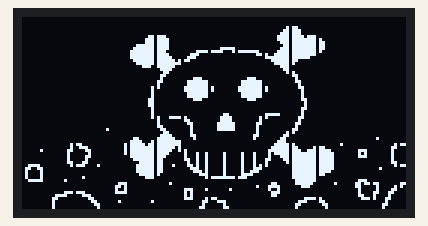
Simulated run of this sketch. Board: Arduino Uno, built with avr-gcc and run on an emulated ATmega328P. On the bench: 128×64 one-colour display.

Above: at 0.27 s.
At 1.04 s:
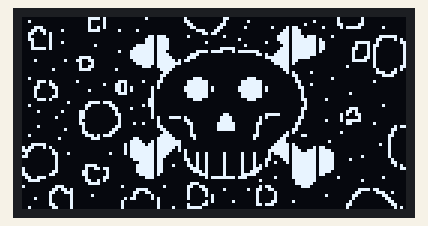
At 1.43 s:
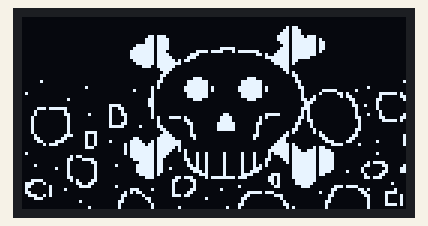

The sketch:

poison.ino
```cpp
/*
Basic Setup 1 - runs faster, but uses more memory
*/

#include <Arduino.h>
#include <U8g2lib.h>

#ifdef U8X8_HAVE_HW_SPI
#include <SPI.h>
#endif
#ifdef U8X8_HAVE_HW_I2C
#include <Wire.h>
#endif

/*
  U8glib Example Overview:
    Frame Buffer Examples: clearBuffer/sendBuffer. Fast, but may not work with all Arduino boards because of RAM consumption
    Page Buffer Examples: firstPage/nextPage. Less RAM usage, should work with all Arduino boards.
    U8x8 Text Only Example: No RAM usage, direct communication with display controller. No graphics, 8x8 Text only.

*/

U8G2_SH1106_128X64_NONAME_F_HW_I2C u8g2(U8G2_R0, /* reset=*/ U8X8_PIN_NONE);

// BITMAP FOR POISON FRAME 1
#define poisonOne_width 128
#define poisonOne_height 64
static const unsigned char poisonOne_bits[] PROGMEM = {
  0x00, 0x00, 0x00, 0x00, 0x00, 0x00, 0x00, 0x00, 0x00, 0x00, 0x00, 0x00,
  0x00, 0x00, 0x00, 0x00, 0x00, 0x00, 0x00, 0x00, 0x00, 0x00, 0x00, 0x00,
  0x00, 0x00, 0x00, 0x00, 0x00, 0x00, 0x00, 0x00, 0x00, 0x00, 0x00, 0x00,
  0x00, 0x00, 0x00, 0x00, 0x00, 0x00, 0x00, 0x00, 0x00, 0x00, 0x00, 0x00,
  0x00, 0x00, 0x00, 0x00, 0x00, 0x00, 0x00, 0x00, 0x00, 0x00, 0x00, 0x0D,
  0x00, 0x00, 0x00, 0x00, 0x00, 0x00, 0x00, 0x00, 0x00, 0x00, 0x00, 0x00,
  0x00, 0x00, 0x80, 0x1D, 0x00, 0x00, 0x00, 0x00, 0x00, 0x00, 0x00, 0x00,
  0x00, 0x00, 0x00, 0x00, 0x00, 0x00, 0xC0, 0x1D, 0x00, 0x00, 0x00, 0x00,
  0x00, 0x00, 0x00, 0x00, 0x00, 0xEC, 0x00, 0x00, 0x00, 0x00, 0xE0, 0xBD,
  0x03, 0x00, 0x00, 0x00, 0x00, 0x00, 0x00, 0x00, 0x00, 0xEE, 0x01, 0x00,
  0x00, 0x00, 0xE0, 0xFD, 0x0B, 0x00, 0x00, 0x00, 0x00, 0x00, 0x00, 0x00,
  0x00, 0xEE, 0x01, 0x00, 0x00, 0x00, 0xC0, 0xFD, 0x1B, 0x00, 0x00, 0x00,
  0x00, 0x00, 0x00, 0x00, 0xC0, 0xEF, 0x01, 0x00, 0x00, 0x00, 0x80, 0xFD,
  0x1B, 0x00, 0x00, 0x00, 0x00, 0x00, 0x00, 0x00, 0xE0, 0xEF, 0x01, 0x00,
  0x7C, 0x00, 0xC0, 0xFD, 0x1B, 0x00, 0x00, 0x00, 0x00, 0x00, 0x00, 0x00,
  0xF0, 0xEF, 0x00, 0xBC, 0x47, 0x7F, 0xE0, 0xFD, 0x0B, 0x00, 0x00, 0x00,
  0x00, 0x00, 0x00, 0x00, 0xF0, 0xEF, 0x01, 0x07, 0x00, 0xC0, 0xF2, 0xFD,
  0x03, 0x00, 0x00, 0x00, 0x00, 0x00, 0x00, 0x00, 0xF0, 0xEF, 0x83, 0x03,
  0x00, 0x00, 0xFE, 0xFD, 0x00, 0x00, 0x00, 0x00, 0x00, 0x00, 0x00, 0x00,
  0xE0, 0xEF, 0xD7, 0x00, 0x00, 0x00, 0xF8, 0x0D, 0x00, 0x00, 0x00, 0x00,
  0x00, 0x00, 0x00, 0x00, 0xC0, 0xEF, 0x1F, 0x00, 0x00, 0x00, 0xF0, 0x05,
  0x00, 0x00, 0x00, 0x00, 0x00, 0x00, 0x00, 0x00, 0x00, 0xE7, 0x07, 0x00,
  0x00, 0x00, 0xC0, 0x01, 0x00, 0x00, 0x00, 0x00, 0x00, 0x00, 0x00, 0x00,
  0x00, 0xC0, 0x03, 0x00, 0x00, 0x00, 0x80, 0x01, 0x00, 0x00, 0x00, 0x00,
  0x00, 0x00, 0x00, 0x00, 0x00, 0x80, 0x01, 0x00, 0x00, 0x00, 0x00, 0x05,
  0x00, 0x00, 0x00, 0x00, 0x00, 0x00, 0x00, 0x00, 0x00, 0xC0, 0x00, 0x00,
  0x00, 0x00, 0x00, 0x0C, 0x00, 0x00, 0x00, 0x00, 0x00, 0x00, 0x00, 0x00,
  0x00, 0x40, 0x00, 0x0E, 0x00, 0x38, 0x00, 0x08, 0x00, 0x00, 0x00, 0x00,
  0x00, 0x00, 0x00, 0x00, 0x00, 0x60, 0x80, 0x3F, 0x00, 0xFE, 0x00, 0x18,
  0x00, 0x00, 0x00, 0x00, 0x00, 0x00, 0x00, 0x00, 0x00, 0x20, 0x80, 0x3F,
  0x00, 0xFE, 0x00, 0x10, 0x00, 0x00, 0x00, 0x00, 0x00, 0x00, 0x00, 0x00,
  0x00, 0x28, 0xC0, 0xBF, 0x00, 0xFF, 0x02, 0x30, 0x00, 0x00, 0x00, 0x00,
  0x00, 0x00, 0x00, 0x00, 0x00, 0x08, 0xC0, 0xBF, 0x00, 0xFF, 0x02, 0x20,
  0x00, 0x00, 0x00, 0x00, 0x00, 0x00, 0x00, 0x00, 0x00, 0x08, 0x80, 0x3F,
  0x00, 0xFE, 0x00, 0x20, 0x00, 0x00, 0x00, 0x00, 0x00, 0x00, 0x00, 0x00,
  0x00, 0x08, 0x80, 0x3F, 0x00, 0xFE, 0x00, 0x20, 0x00, 0x00, 0x00, 0x00,
  0x00, 0x00, 0x00, 0x00, 0x00, 0x0C, 0x00, 0x0E, 0x00, 0x38, 0x00, 0x60,
  0x00, 0x00, 0x00, 0x00, 0x00, 0x00, 0x00, 0x00, 0x00, 0x0C, 0x00, 0x00,
  0x00, 0x00, 0x00, 0x40, 0x00, 0x00, 0x00, 0x00, 0x00, 0x00, 0x00, 0x00,
  0x00, 0x0C, 0x00, 0x00, 0x00, 0x00, 0x00, 0x40, 0x00, 0x00, 0x00, 0x00,
  0x00, 0x00, 0x00, 0x00, 0x00, 0x08, 0x00, 0x00, 0x00, 0x00, 0x00, 0x60,
  0x00, 0x00, 0x00, 0x00, 0x00, 0x00, 0x00, 0x00, 0x00, 0x08, 0x00, 0x00,
  0x00, 0x00, 0x00, 0x20, 0x00, 0x00, 0x00, 0x00, 0x00, 0x00, 0x00, 0x00,
  0x00, 0x08, 0x00, 0x00, 0x18, 0x00, 0x3E, 0x20, 0x00, 0x00, 0x00, 0x00,
  0x00, 0x00, 0x00, 0x00, 0x00, 0x28, 0x5E, 0x00, 0x3C, 0x80, 0x02, 0x30,
  0x00, 0x00, 0x00, 0x00, 0x00, 0x00, 0x00, 0x00, 0x00, 0x20, 0xC0, 0x00,
  0x3C, 0x80, 0x00, 0x10, 0x00, 0x00, 0x00, 0x00, 0x00, 0x00, 0x00, 0x00,
  0x00, 0x20, 0x80, 0x01, 0x7E, 0xC0, 0x00, 0x18, 0x00, 0x00, 0x00, 0x00,
  0x00, 0x00, 0x00, 0x00, 0x00, 0x60, 0x00, 0x01, 0x7E, 0x40, 0x00, 0x08,
  0x00, 0x00, 0x00, 0x00, 0x00, 0x00, 0x00, 0x10, 0x00, 0xC0, 0x00, 0x01,
  0x7E, 0x40, 0x00, 0x0C, 0x00, 0x00, 0x00, 0x00, 0x00, 0x00, 0x00, 0x00,
  0x00, 0x80, 0x01, 0x01, 0x00, 0x40, 0x00, 0x05, 0x00, 0x00, 0x00, 0x00,
  0x00, 0x00, 0x00, 0x00, 0x00, 0xC0, 0x03, 0x03, 0x00, 0x60, 0x80, 0x01,
  0x00, 0x00, 0x00, 0x00, 0x00, 0x00, 0x00, 0x00, 0x60, 0xE0, 0x07, 0x02,
  0x00, 0x20, 0xC0, 0x00, 0x00, 0x00, 0x40, 0x00, 0x00, 0x00, 0x00, 0x00,
  0xF0, 0xE8, 0x1F, 0x00, 0x00, 0x00, 0xE0, 0x00, 0x00, 0x00, 0x00, 0x00,
  0x00, 0x00, 0x0D, 0x00, 0xF4, 0xED, 0x1F, 0x00, 0x00, 0x00, 0xF0, 0x05,
  0x00, 0x04, 0x00, 0xD0, 0x00, 0x00, 0x39, 0x00, 0xF4, 0xEF, 0x17, 0x00,
  0x00, 0x00, 0xF8, 0x0D, 0x1A, 0x00, 0x00, 0x18, 0x40, 0x80, 0x61, 0x00,
  0xF4, 0xEF, 0x53, 0x00, 0x00, 0x00, 0xFC, 0x9D, 0x7B, 0x00, 0x07, 0x08,
  0x00, 0x80, 0x40, 0x00, 0xF4, 0xEF, 0x41, 0x24, 0x08, 0x22, 0xF4, 0xFD,
  0xFB, 0x00, 0x05, 0x08, 0x00, 0x80, 0x60, 0x00, 0xF0, 0xEF, 0x40, 0x24,
  0x08, 0x22, 0xC4, 0xFD, 0xFB, 0x00, 0x07, 0x08, 0x00, 0x80, 0x20, 0x00,
  0xE0, 0x6F, 0xC0, 0x24, 0x08, 0x22, 0x86, 0xFD, 0xFB, 0x00, 0x00, 0x08,
  0x00, 0x80, 0x31, 0x00, 0x80, 0x6F, 0x80, 0x24, 0x08, 0x22, 0x02, 0xFD,
  0xFB, 0x00, 0x00, 0x18, 0x3C, 0x00, 0x1D, 0x02, 0xC0, 0x6F, 0x84, 0x25,
  0x08, 0xA2, 0x02, 0xFC, 0xFB, 0x00, 0x00, 0xD0, 0x66, 0x00, 0x00, 0x00,
  0xC0, 0x6F, 0x00, 0x27, 0x08, 0xE2, 0x00, 0xFC, 0xFB, 0x00, 0x80, 0x00,
  0x42, 0x00, 0x00, 0x00, 0xC0, 0x6F, 0x00, 0x2E, 0x08, 0x72, 0x00, 0xFC,
  0x7B, 0x00, 0x00, 0x00, 0x42, 0x00, 0x00, 0x00, 0x80, 0x2F, 0x00, 0x38,
  0x08, 0x1E, 0x00, 0xFC, 0x1B, 0x00, 0x00, 0x00, 0x42, 0x00, 0x10, 0x00,
  0x00, 0x0E, 0x00, 0xA0, 0x7F, 0x07, 0x00, 0xFC, 0x03, 0x00, 0x00, 0x00,
  0x7C, 0x40, 0x00, 0x00, 0x00, 0x00, 0x00, 0x00, 0x00, 0x00, 0x00, 0xF8,
  0x03, 0x00, 0x07, 0x00, 0x00, 0x00, 0x00, 0x00, 0x07, 0x00, 0x02, 0x00,
  0x00, 0x00, 0x18, 0xF8, 0x01, 0x81, 0x6D, 0xC0, 0x00, 0x00, 0x00, 0x80,
  0x05, 0x00, 0x00, 0x00, 0x00, 0x40, 0x3C, 0xE0, 0x00, 0x80, 0x41, 0x50,
  0x00, 0x00, 0x00, 0x80, 0x04, 0x00, 0xC0, 0x21, 0x20, 0x00, 0x24, 0x00,
  0x00, 0x00, 0x41, 0x18, 0x00, 0xC0, 0x1D, 0x80, 0x07, 0x00, 0x40, 0x01,
  0x00, 0x00, 0x38, 0x00, 0x00, 0x00, 0x61, 0x0C, 0x00, 0x78, 0x70, 0x00,
  0x00, 0x00, 0x40, 0x01, 0x00, 0x00, 0x18, 0x00, 0x00, 0x00, 0x23, 0x04,
  0x00, 0x0C, 0xC0, 0x00, 0x00, 0x00, 0xC0, 0xA1, 0x01, 0x00, 0x00, 0xC0,
  0x0B, 0x00, 0x2E, 0x06, 0x00, 0x04, 0x80, 0x01, 0x01, 0x08, 0x00, 0x30,
  0x0E, 0x00, 0x00, 0x70, 0x18, 0x00, 0x00, 0x02, 0x00, 0x04, 0x00, 0x03,
  0x00, 0x00, 0x00, 0x10, 0x08, 0x00, 0x00, 0x18, 0x30, 0x00, 0x00, 0x03,
  0x00, 0x04, 0x00, 0x02, 0x00, 0x00, 0x00, 0x18, 0x18, 0x00, 0x00, 0x08,
  0x20, 0x00, 0x00, 0x01, };


// BITMAP FOR POISON FRAME 2
#define poisonTwo_width 128
#define poisonTwo_height 64
static const unsigned char poisonTwo_bits[] PROGMEM = {
  0x00, 0x00, 0x00, 0x00, 0x00, 0x00, 0x00, 0x00, 0x00, 0x00, 0x00, 0x00,
  0x00, 0x00, 0x00, 0x00, 0x00, 0x00, 0x00, 0x00, 0x00, 0x00, 0x00, 0x00,
  0x00, 0x00, 0x00, 0x00, 0x00, 0x00, 0x00, 0x00, 0x00, 0x00, 0x00, 0x00,
  0x00, 0x00, 0x00, 0x00, 0x00, 0x00, 0x00, 0x00, 0x00, 0x00, 0x00, 0x00,
  0x00, 0x00, 0x00, 0x00, 0x00, 0x00, 0x00, 0x00, 0x00, 0x00, 0x00, 0x0D,
  0x00, 0x00, 0x00, 0x00, 0x00, 0x00, 0x00, 0x00, 0x00, 0x00, 0x00, 0x00,
  0x00, 0x00, 0x80, 0x1D, 0x00, 0x00, 0x00, 0x00, 0x00, 0x00, 0x00, 0x00,
  0x00, 0x00, 0x00, 0x00, 0x00, 0x00, 0xC0, 0x1D, 0x00, 0x00, 0x00, 0x00,
  0x00, 0x00, 0x00, 0x00, 0x00, 0xEC, 0x00, 0x00, 0x00, 0x00, 0xE0, 0xBD,
  0x03, 0x00, 0x00, 0x00, 0x00, 0x00, 0x00, 0x00, 0x00, 0xEE, 0x01, 0x00,
  0x00, 0x00, 0xE0, 0xFD, 0x0B, 0x00, 0x00, 0x00, 0x00, 0x00, 0x00, 0x00,
  0x00, 0xEE, 0x01, 0x00, 0x00, 0x00, 0xC0, 0xFD, 0x1B, 0x00, 0x00, 0x00,
  0x00, 0x00, 0x00, 0x00, 0xC0, 0xEF, 0x01, 0x00, 0x00, 0x00, 0x80, 0xFD,
  0x1B, 0x00, 0x00, 0x00, 0x00, 0x00, 0x00, 0x00, 0xE0, 0xEF, 0x01, 0x00,
  0x7C, 0x00, 0xC0, 0xFD, 0x1B, 0x00, 0x00, 0x00, 0x00, 0x00, 0x00, 0x00,
  0xF0, 0xEF, 0x00, 0xBC, 0x47, 0x7F, 0xE0, 0xFD, 0x0B, 0x00, 0x00, 0x00,
  0x00, 0x00, 0x00, 0x00, 0xF0, 0xEF, 0x01, 0x07, 0x00, 0xC0, 0xF2, 0xFD,
  0x03, 0x00, 0x00, 0x00, 0x00, 0x00, 0x00, 0x00, 0xF0, 0xEF, 0x83, 0x03,
  0x00, 0x00, 0xFE, 0xFD, 0x00, 0x00, 0x00, 0x00, 0x00, 0x00, 0x00, 0x00,
  0xE0, 0xEF, 0xD7, 0x00, 0x00, 0x00, 0xF8, 0x0D, 0x00, 0x00, 0x00, 0x00,
  0x00, 0x00, 0x00, 0x00, 0xC0, 0xEF, 0x1F, 0x00, 0x00, 0x00, 0xF0, 0x05,
  0x00, 0x00, 0x00, 0x00, 0x00, 0x00, 0x00, 0x00, 0x00, 0xE7, 0x07, 0x00,
  0x00, 0x00, 0xC0, 0x01, 0x00, 0x00, 0x00, 0x00, 0x00, 0x00, 0x00, 0x00,
  0x00, 0xC0, 0x03, 0x00, 0x00, 0x00, 0x80, 0x01, 0x00, 0x00, 0x00, 0x00,
  0x00, 0x00, 0x00, 0x00, 0x00, 0x80, 0x01, 0x00, 0x00, 0x00, 0x00, 0x05,
  0x00, 0x00, 0x00, 0x00, 0x00, 0x00, 0x00, 0x00, 0x00, 0xC0, 0x00, 0x00,
  0x00, 0x00, 0x00, 0x0C, 0x00, 0x00, 0x00, 0x00, 0x00, 0x00, 0x00, 0x00,
  0x00, 0x40, 0x00, 0x0E, 0x00, 0x38, 0x00, 0x08, 0x00, 0x00, 0x00, 0x00,
  0x40, 0x00, 0x00, 0x00, 0x00, 0x60, 0x80, 0x3F, 0x00, 0xFE, 0x00, 0x18,
  0x00, 0x00, 0x00, 0x80, 0x00, 0x00, 0x00, 0x00, 0x00, 0x20, 0x80, 0x3F,
  0x00, 0xFE, 0x00, 0x10, 0x00, 0x00, 0x00, 0x00, 0x00, 0x00, 0x20, 0x00,
  0x00, 0x28, 0xC0, 0xBF, 0x00, 0xFF, 0x02, 0x30, 0x00, 0x00, 0x08, 0x00,
  0x00, 0x00, 0x00, 0x00, 0x20, 0x08, 0xC0, 0xBF, 0x00, 0xFF, 0x02, 0x20,
  0xF0, 0x81, 0x00, 0x00, 0x02, 0x00, 0x00, 0x00, 0x00, 0x08, 0x80, 0x3F,
  0x00, 0xFE, 0x00, 0x20, 0x08, 0x16, 0x80, 0x5F, 0x00, 0x00, 0x00, 0x00,
  0x00, 0x08, 0x80, 0x3F, 0x00, 0xFE, 0x00, 0x20, 0x02, 0x34, 0x80, 0xC0,
  0x00, 0x80, 0x00, 0x00, 0x00, 0x0C, 0x00, 0x0E, 0x00, 0x38, 0x00, 0x60,
  0x03, 0x60, 0xC0, 0x80, 0x00, 0x00, 0x00, 0x00, 0x00, 0x0C, 0x00, 0x00,
  0x00, 0x00, 0x00, 0xC0, 0x01, 0x40, 0x40, 0x00, 0x00, 0x00, 0x00, 0xE0,
  0x01, 0x0C, 0x00, 0x00, 0x00, 0x00, 0x00, 0xC0, 0x00, 0xC0, 0x44, 0x00,
  0xE0, 0x7E, 0x00, 0x20, 0x03, 0x08, 0x00, 0x00, 0x00, 0x00, 0x00, 0xE0,
  0x00, 0x80, 0x40, 0x00, 0x10, 0x40, 0x00, 0x20, 0x02, 0x08, 0x00, 0x00,
  0x00, 0x00, 0x00, 0xA0, 0x00, 0x80, 0x80, 0x00, 0x10, 0xC0, 0x40, 0x20,
  0x06, 0x08, 0x00, 0x00, 0x18, 0x00, 0x3E, 0xA0, 0x00, 0x80, 0x88, 0x80,
  0x08, 0x80, 0x00, 0x20, 0x04, 0x28, 0x5E, 0x00, 0x3C, 0x80, 0x02, 0xB0,
  0x00, 0x80, 0x81, 0xC1, 0x08, 0x80, 0x00, 0x20, 0x04, 0x20, 0xC0, 0x00,
  0x3C, 0x80, 0x00, 0x90, 0x01, 0x00, 0x01, 0x5F, 0x08, 0x80, 0x00, 0x20,
  0x06, 0x20, 0x80, 0x01, 0x7E, 0xC0, 0x00, 0x18, 0x01, 0x00, 0x01, 0x00,
  0x08, 0x80, 0x00, 0xE0, 0x83, 0x60, 0x00, 0x01, 0x7E, 0x40, 0x00, 0x08,
  0x01, 0x00, 0x01, 0x00, 0x08, 0x80, 0x00, 0x00, 0x00, 0xC0, 0x00, 0x01,
  0x7E, 0x40, 0x00, 0x0C, 0x02, 0x80, 0x01, 0x00, 0x08, 0x80, 0xE0, 0x01,
  0x00, 0x80, 0x01, 0x01, 0x00, 0x40, 0x00, 0x05, 0x0A, 0x80, 0x00, 0x00,
  0x10, 0xC0, 0x21, 0x01, 0x00, 0xC0, 0x03, 0x03, 0x00, 0x60, 0x80, 0x01,
  0x18, 0xC0, 0x00, 0x80, 0x30, 0x60, 0x20, 0x01, 0x60, 0xE0, 0x07, 0x02,
  0x00, 0x20, 0xC0, 0x00, 0x30, 0x60, 0x00, 0x80, 0x60, 0x38, 0x20, 0x21,
  0xF0, 0xE8, 0x1F, 0x00, 0x00, 0x00, 0xE0, 0x00, 0xE0, 0x30, 0x40, 0x80,
  0x80, 0x0E, 0x20, 0x01, 0xF4, 0xED, 0x1F, 0x00, 0x00, 0x00, 0xF0, 0x05,
  0x80, 0x07, 0x01, 0x80, 0x00, 0x00, 0xE0, 0x00, 0xF4, 0xEF, 0x17, 0x00,
  0x00, 0x00, 0xF8, 0x0D, 0x1A, 0x00, 0x00, 0x00, 0x00, 0x00, 0x00, 0x00,
  0xF4, 0xEF, 0x53, 0x00, 0x00, 0x00, 0xFC, 0x9D, 0x7B, 0x00, 0x00, 0x00,
  0x02, 0x00, 0x00, 0x00, 0xF4, 0xEF, 0x41, 0x24, 0x08, 0x22, 0xF4, 0xFD,
  0xFB, 0x00, 0x40, 0x00, 0x00, 0x00, 0x0D, 0x00, 0xF0, 0xEF, 0x40, 0x24,
  0x08, 0x22, 0xC4, 0xFD, 0xFB, 0x00, 0x00, 0x00, 0x00, 0x80, 0xF1, 0x00,
  0xE0, 0x6F, 0xC0, 0x24, 0x08, 0x22, 0x86, 0xFD, 0xFB, 0x00, 0x00, 0x00,
  0x00, 0x80, 0x80, 0x01, 0x80, 0x6F, 0x80, 0x24, 0x08, 0x22, 0x02, 0xFD,
  0xFB, 0x00, 0xE8, 0x01, 0x10, 0x80, 0x00, 0x81, 0xC0, 0x6F, 0x80, 0x25,
  0x08, 0xA2, 0x02, 0xFC, 0xFB, 0x00, 0x0C, 0x83, 0x00, 0x88, 0x00, 0x01,
  0xC0, 0x6F, 0x02, 0x27, 0x08, 0xE2, 0x00, 0xFC, 0xFB, 0x00, 0x02, 0xC2,
  0x00, 0x80, 0x00, 0x01, 0xC0, 0x6F, 0x00, 0x2E, 0x08, 0x72, 0x00, 0xFC,
  0x7B, 0x10, 0x02, 0xC3, 0x00, 0x80, 0x00, 0x01, 0x80, 0x2F, 0x00, 0x38,
  0x08, 0x1E, 0x38, 0xFC, 0x1B, 0x00, 0x84, 0x01, 0x00, 0x80, 0x01, 0x01,
  0x00, 0x0E, 0xD8, 0xA1, 0x7F, 0x07, 0x2C, 0xFC, 0x03, 0x00, 0xEC, 0x00,
  0x78, 0x00, 0x85, 0x01, 0x00, 0x00, 0x0C, 0x03, 0x00, 0x00, 0x2C, 0xF8,
  0x03, 0x00, 0x00, 0x00, 0x8E, 0x00, 0xCC, 0x00, 0x00, 0x00, 0x04, 0x02,
  0x00, 0x00, 0x28, 0xF8, 0x01, 0x00, 0x00, 0x08, 0x06, 0x02, 0x78, 0x80,
  0x00, 0x00, 0x04, 0x02, 0x00, 0x01, 0x30, 0xE0, 0x00, 0xF7, 0x00, 0x00,
  0x02, 0x42, 0x00, 0x00, 0x70, 0x08, 0x04, 0x03, 0x04, 0x00, 0x00, 0x00,
  0x80, 0x01, 0x0B, 0x10, 0x06, 0x02, 0x00, 0x00, 0xD4, 0x00, 0x84, 0x01,
  0x00, 0xF8, 0x0E, 0x00, 0x88, 0x00, 0x06, 0x1E, 0x9C, 0x02, 0x00, 0x00,
  0x06, 0x01, 0xDC, 0x00, 0x00, 0x0C, 0x70, 0x00, 0xC0, 0x00, 0x0C, 0x42,
  0x70, 0x00, 0x00, 0x00, 0x02, 0x06, 0x00, 0x20, 0x00, 0x06, 0x40, 0x00,
  0x40, 0x00, 0x08, 0x42, 0x00, 0x00, 0x08, 0x00, 0x03, 0x04, 0x00, 0x00,
  0x00, 0x02, 0x80, 0x00, 0x60, 0x00, 0x08, 0x42, 0x00, 0x00, 0x00, 0x00,
  0x01, 0x08, 0x00, 0x00, 0x00, 0x03, 0x80, 0x01, 0x20, 0x00, 0x08, 0x5E,
  0x00, 0x00, 0x40, 0x00, 0x01, 0x08, 0x10, 0x00, 0x10, 0x01, 0x00, 0x05,
  0x20, 0x00, 0x08, 0x00, };


// BITMAP FOR POISON FRAME 3
#define poisonThree_width 128
#define poisonThree_height 64
static const unsigned char poisonThree_bits[] PROGMEM = {
 0x00, 0x00, 0xC0, 0x0B, 0x00, 0x02, 0x40, 0x00, 0x18, 0x00, 0x00, 0x00,
  0x00, 0x02, 0x02, 0x00, 0x04, 0x00, 0x40, 0x08, 0x00, 0x00, 0xC0, 0x00,
  0x08, 0x08, 0x00, 0x00, 0x02, 0x02, 0x02, 0x00, 0x00, 0x00, 0x40, 0x08,
  0x00, 0x00, 0x80, 0x01, 0x0C, 0x00, 0x00, 0x40, 0x00, 0x06, 0x03, 0x00,
  0x70, 0x00, 0x40, 0x0A, 0x00, 0x00, 0x00, 0x03, 0x06, 0x04, 0x08, 0x0D,
  0x10, 0xF4, 0x01, 0x01, 0xD8, 0x20, 0xC0, 0x03, 0x41, 0x00, 0x00, 0x1C,
  0x03, 0x00, 0x80, 0x1D, 0x00, 0x00, 0x00, 0x00, 0x8C, 0x02, 0x00, 0x00,
  0x00, 0x00, 0x00, 0xB0, 0x01, 0x00, 0xC0, 0x1D, 0x00, 0x00, 0x00, 0x00,
  0x04, 0x02, 0x00, 0x00, 0x00, 0xEC, 0x80, 0x00, 0x08, 0x00, 0xE0, 0xBD,
  0x83, 0x00, 0x80, 0x1F, 0x0C, 0x02, 0x00, 0x00, 0x00, 0xEE, 0x01, 0x00,
  0x00, 0x01, 0xE0, 0xFD, 0x0B, 0x00, 0xC0, 0x50, 0x08, 0x22, 0x00, 0x00,
  0x00, 0xEE, 0x01, 0x20, 0x00, 0x00, 0xC2, 0xFD, 0x1B, 0x80, 0x4F, 0xC0,
  0x08, 0x02, 0x00, 0x01, 0xC0, 0xEF, 0x01, 0x00, 0x00, 0x04, 0x80, 0xFD,
  0x1B, 0x80, 0x68, 0x80, 0xF8, 0x02, 0x00, 0x00, 0xE0, 0xEF, 0x01, 0x00,
  0x7C, 0x00, 0xC0, 0xFD, 0x1B, 0xC0, 0x28, 0x80, 0x00, 0x00, 0x00, 0x00,
  0xF1, 0xEF, 0x00, 0xBC, 0x47, 0x7F, 0xE0, 0xFD, 0x0B, 0x40, 0x28, 0x80,
  0x00, 0x00, 0x00, 0x00, 0xF0, 0xEF, 0x01, 0x07, 0x00, 0xC0, 0xF2, 0xFD,
  0x03, 0x40, 0x28, 0x80, 0x00, 0x00, 0x78, 0x00, 0xF0, 0xEF, 0x83, 0x03,
  0x00, 0x00, 0xFE, 0xFD, 0x00, 0x40, 0x2C, 0x80, 0x10, 0x40, 0xCC, 0x00,
  0xE0, 0xEF, 0xD7, 0x00, 0x00, 0x00, 0xF8, 0x0D, 0x00, 0xC0, 0x27, 0x80,
  0x00, 0x00, 0x88, 0x00, 0xC0, 0xEF, 0x1F, 0x00, 0x00, 0x00, 0xF0, 0x05,
  0x00, 0x00, 0x20, 0x80, 0x00, 0x00, 0xC8, 0x00, 0x00, 0xE7, 0x07, 0x00,
  0x00, 0x00, 0xC0, 0x01, 0x00, 0x10, 0x20, 0xC0, 0x00, 0x04, 0x78, 0x80,
  0x00, 0xC0, 0x03, 0x00, 0x00, 0x00, 0x80, 0x01, 0x00, 0x00, 0x40, 0x50,
  0x00, 0x00, 0x00, 0x00, 0x00, 0x80, 0x01, 0x00, 0x00, 0x00, 0x00, 0x05,
  0x01, 0x00, 0xC0, 0x19, 0x00, 0x00, 0x00, 0x00, 0x00, 0xC0, 0x00, 0x00,
  0x00, 0x00, 0x00, 0x0C, 0x00, 0x00, 0x00, 0x0F, 0x04, 0x00, 0x00, 0x00,
  0x00, 0x40, 0x00, 0x0E, 0x00, 0x38, 0x00, 0x08, 0x80, 0x00, 0x00, 0x00,
  0xE0, 0x02, 0x04, 0x00, 0x07, 0x61, 0x80, 0x3F, 0x00, 0xFE, 0x00, 0x18,
  0x00, 0x00, 0x20, 0x00, 0x20, 0x06, 0x00, 0x88, 0x05, 0x20, 0x80, 0x3F,
  0x00, 0xFE, 0x00, 0x10, 0x01, 0x00, 0x00, 0x00, 0x30, 0x0C, 0x00, 0x80,
  0x15, 0x28, 0xC0, 0xBF, 0x00, 0xFF, 0x02, 0x30, 0x00, 0x00, 0x00, 0x00,
  0x10, 0x08, 0x40, 0x80, 0x15, 0x08, 0xC0, 0xBF, 0x00, 0xFF, 0x02, 0x20,
  0x00, 0x00, 0x00, 0x00, 0x10, 0x08, 0x00, 0x00, 0x07, 0x08, 0x80, 0x3F,
  0x00, 0xFE, 0x00, 0x20, 0x00, 0x20, 0x00, 0x00, 0x10, 0x0C, 0x00, 0x00,
  0x00, 0x08, 0x80, 0x3F, 0x00, 0xFE, 0x00, 0x20, 0x00, 0x00, 0x00, 0x00,
  0xE0, 0x02, 0x00, 0x00, 0x00, 0x0C, 0x00, 0x0E, 0x00, 0x38, 0x00, 0x60,
  0x20, 0x00, 0x00, 0x00, 0x00, 0x80, 0xC0, 0x3B, 0x00, 0x0C, 0x00, 0x00,
  0x00, 0x00, 0x00, 0x40, 0x00, 0x00, 0x00, 0x00, 0x04, 0x00, 0x60, 0x60,
  0x00, 0x0D, 0x00, 0x00, 0x00, 0x00, 0x00, 0x40, 0x00, 0x00, 0x00, 0x01,
  0x00, 0x00, 0x20, 0xC0, 0x10, 0x08, 0x00, 0x00, 0x00, 0x00, 0x00, 0x60,
  0x00, 0xE0, 0x00, 0x00, 0x20, 0x20, 0x18, 0x80, 0x00, 0x08, 0x00, 0x00,
  0x00, 0x00, 0x00, 0x20, 0x00, 0xB0, 0x00, 0x00, 0x00, 0x00, 0x18, 0x80,
  0x01, 0x08, 0x00, 0x00, 0x18, 0x00, 0x3E, 0x20, 0x00, 0x94, 0x01, 0x00,
  0x00, 0x08, 0x18, 0x00, 0x01, 0x28, 0x5E, 0x00, 0x3C, 0x80, 0x02, 0x30,
  0x00, 0x04, 0x01, 0x00, 0x00, 0x00, 0x08, 0x00, 0x01, 0x20, 0xC0, 0x00,
  0x3C, 0x80, 0x00, 0x10, 0x20, 0xF4, 0x01, 0x00, 0x00, 0x00, 0x18, 0x00,
  0x21, 0x21, 0x80, 0x01, 0x7E, 0xC0, 0x00, 0x18, 0x00, 0x30, 0x20, 0x00,
  0x20, 0x00, 0x10, 0x80, 0x01, 0x60, 0x00, 0x01, 0x7E, 0x40, 0x00, 0x08,
  0x00, 0x00, 0x00, 0xD0, 0x00, 0x40, 0x10, 0xC0, 0x00, 0xC0, 0x00, 0x01,
  0x7E, 0x40, 0x00, 0x0C, 0x00, 0x00, 0x00, 0x18, 0x00, 0x00, 0x30, 0x60,
  0x00, 0x80, 0x01, 0x01, 0x00, 0x40, 0x00, 0x05, 0x00, 0x04, 0x00, 0x08,
  0x04, 0x00, 0xE0, 0x3A, 0x00, 0xC0, 0x03, 0x03, 0x00, 0x60, 0x80, 0x61,
  0x00, 0x00, 0x00, 0x0C, 0x00, 0x10, 0x80, 0x03, 0x60, 0xE0, 0x07, 0x02,
  0x00, 0x20, 0xC0, 0x00, 0x00, 0x00, 0x00, 0x04, 0x00, 0x00, 0x00, 0x00,
  0xF0, 0xE8, 0x1F, 0x00, 0x00, 0x00, 0xE0, 0x00, 0x40, 0x00, 0x00, 0x04,
  0xF8, 0x00, 0x00, 0x00, 0xF4, 0xED, 0x1F, 0x00, 0x00, 0x00, 0xF0, 0x05,
  0x00, 0x00, 0x80, 0x04, 0x8D, 0x02, 0x00, 0x00, 0xF4, 0xEF, 0x17, 0x00,
  0x00, 0x00, 0xF8, 0x0D, 0x1A, 0x00, 0x00, 0x04, 0x07, 0x04, 0x00, 0x00,
  0xF4, 0xEF, 0x53, 0x00, 0x00, 0x00, 0xFC, 0x9D, 0x7B, 0x00, 0x00, 0x04,
  0x02, 0x8C, 0x00, 0x20, 0xF4, 0xEF, 0x41, 0x24, 0x08, 0x22, 0xF4, 0xFD,
  0xFB, 0x00, 0x00, 0x04, 0x03, 0x08, 0x00, 0x00, 0xF0, 0xEF, 0x40, 0x24,
  0x08, 0x22, 0xC4, 0xFD, 0xFB, 0x00, 0x02, 0x04, 0x00, 0x08, 0x00, 0x00,
  0xE0, 0x6F, 0xC0, 0x24, 0x08, 0x22, 0x86, 0xFD, 0xFB, 0x20, 0x00, 0x08,
  0x00, 0x08, 0x00, 0x00, 0x80, 0x6F, 0x80, 0x24, 0x08, 0x22, 0x12, 0xFD,
  0xFB, 0x00, 0x00, 0x18, 0x00, 0x08, 0xE0, 0x01, 0xC0, 0x6F, 0x84, 0x25,
  0x08, 0xA2, 0x02, 0xFC, 0xFB, 0x00, 0x00, 0x50, 0x01, 0x08, 0x20, 0x1B,
  0xC0, 0x6F, 0x00, 0x27, 0x08, 0xE2, 0x00, 0xFC, 0xFB, 0x00, 0x00, 0xC0,
  0x01, 0x0C, 0x30, 0x10, 0xC0, 0x6F, 0x00, 0x2E, 0x08, 0x72, 0x00, 0xFC,
  0x7B, 0x00, 0x00, 0x00, 0x03, 0x06, 0x30, 0x10, 0x80, 0x2F, 0x00, 0x38,
  0x08, 0x3E, 0x00, 0xFC, 0x1B, 0x00, 0x00, 0x00, 0xE6, 0x00, 0x20, 0x18,
  0x00, 0x0E, 0x00, 0xA0, 0x7F, 0x07, 0x10, 0xFC, 0x03, 0x02, 0x00, 0x01,
  0x3C, 0x00, 0x60, 0x0A, 0x00, 0x00, 0x00, 0x00, 0x00, 0x80, 0x00, 0xF8,
  0x03, 0x00, 0x02, 0x00, 0x00, 0x00, 0xC0, 0x03, 0x00, 0x00, 0x00, 0x07,
  0x00, 0x00, 0x00, 0xF8, 0x01, 0x00, 0x00, 0x00, 0x01, 0x38, 0x00, 0x00,
  0x02, 0x80, 0x80, 0x19, 0x00, 0x80, 0x06, 0xE0, 0x00, 0x00, 0x00, 0x00,
  0x00, 0x6C, 0x01, 0x00, 0xC0, 0x03, 0x80, 0x30, 0x08, 0xC8, 0x0C, 0x00,
  0x00, 0x00, 0x6F, 0x00, 0x00, 0xC6, 0x01, 0x00, 0x60, 0x06, 0x80, 0x20,
  0x00, 0x40, 0x10, 0x00, 0x00, 0x80, 0xC1, 0x09, 0x00, 0x02, 0x81, 0x00,
  0x20, 0x08, 0x80, 0xA0, 0x00, 0x40, 0x10, 0x00, 0x20, 0xC0, 0x00, 0x03,
  0x10, 0x02, 0x01, 0x00, 0x34, 0x28, 0x80, 0x80, 0x00, 0x40, 0x10, 0x00,
  0x00, 0x40, 0x00, 0x06, 0x00, 0x02, 0x01, 0x00, 0x02, 0x20, 0x00, 0xA0,
  0x40, 0x40, 0x18, 0x04, 0x00, 0x20, 0x00, 0x0C, 0x00, 0x06, 0x01, 0x00,
  0x02, 0x20, 0x80, 0x30, 0x00, 0xC0, 0x0E, 0x00, 0x00, 0x30, 0x00, 0x18,
  0x04, 0x0C, 0x01, 0x00, 0x02, 0x20, 0x84, 0x0F, 0x00, 0x00, 0x00, 0x00,
  0x00, 0x10, 0x00, 0x50, };


//// GLOBAL VARIABLES
const int framesPerSecond = 3;
////


////////// HERE ARE WHERE THE INSTRUCTIONS FOR ANIMATION FRAMES GO
//NOTE: screen dimensions: 128x64
//NOTE: use the u8g2 library to write instructions for drawing images (for example using the shape and line functions)
//NOTE: only add your desired drawing functions, buffering/clearing/timing is handled for you :)
// https://github.com/olikraus/u8g2/wiki/u8g2reference#drawbox
//
void poisonFrame1(void) {  //THE FIRST FRAME OF THE 'HAPPY' ANIMATION
  u8g2.drawXBMP(0, 0, poisonOne_width, poisonOne_height, poisonOne_bits);
}
void poisonFrame2(void) {  //THE SECOND FRAME OF THE 'HAPPY' ANIMATION
  u8g2.drawXBMP(0, 0, poisonTwo_width, poisonTwo_height, poisonTwo_bits);
}
void poisonFrame3(void) {  //THE THIRD FRAME OF THE 'HAPPY' ANIMATION
  u8g2.drawXBMP(0, 0, poisonThree_width, poisonThree_height, poisonThree_bits);
}

//////////END OF ANIMATION FRAME INSTRUCTIONS

void setup(void) {
  u8g2.begin();
  u8g2.setFont(u8g2_font_ncenB14_tr);
}

void loop(void) {
  animateScreen();
}

//// YOU DO NOT HAVE TO MODIFY THE REST OF THE CODE:
void animateScreen() {
  // the pet's status is checked every time animateScreen() is called
    u8g2.clearBuffer();
    poisonFrame1();
    u8g2.sendBuffer();
    delay(1000/framesPerSecond);

    u8g2.clearBuffer();
    poisonFrame2();
    u8g2.sendBuffer();
    delay(1000/framesPerSecond);

    u8g2.clearBuffer();
    poisonFrame3();
    u8g2.sendBuffer();
    delay(1000/framesPerSecond);

    u8g2.clearBuffer();
    poisonFrame2();
    u8g2.sendBuffer();
    delay(1000/framesPerSecond);
  }
```

Measured:
- by itself, everything shown: repeats every 1.5 s, in 4 steps
